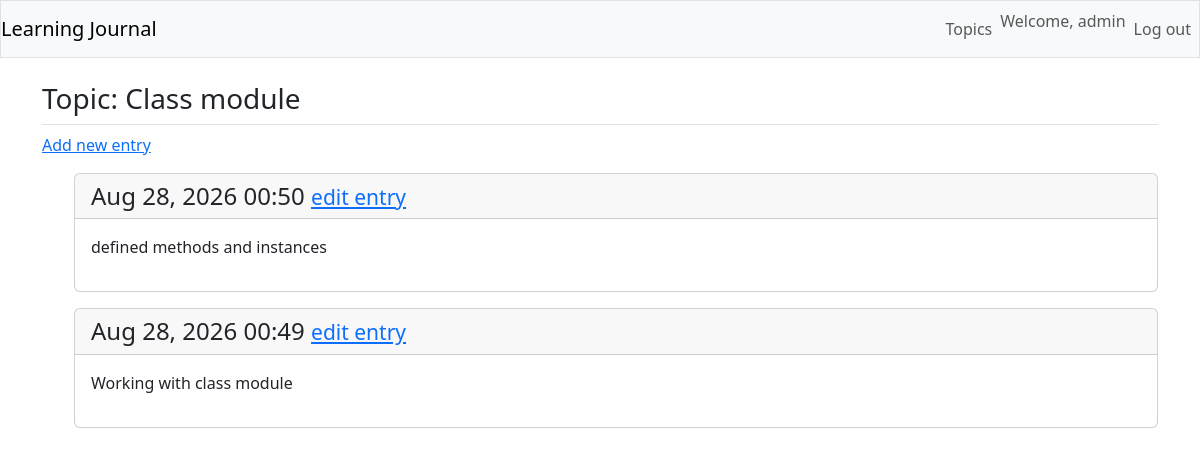
Page /topics/4/ (signed in) on the committed database.
### mypett/models.py (models this page shows, shortened)
class Topic(models.Model):
    text = models.CharField(max_length=200)
    date_added = models.DateTimeField(auto_now_add=True)
    owner = models.ForeignKey(User, on_delete=models.CASCADE)

class Entry(models.Model):
    topic = models.ForeignKey(Topic, on_delete=models.CASCADE)
    text = models.TextField()
    date_added = models.DateTimeField(auto_now_add=True)
    class Meta:
        verbose_name_plural = "entries"

### mypett/views.py (the view)
# urls.py: path("topics/<int:topic_id>/", views.topic, name="topic"),
@login_required
def topic(request, topic_id):
    topic = Topic.objects.get(id=topic_id)
    if topic.owner != request.user:
        raise Http404
    entries = topic.entry_set.order_by("-date_added")
    context = {"topic": topic, "entries": entries}
    return render(request, "mypett/topic.html", context)

### mypett/templates/mypett/topic.html
{% extends "mypett/base.html" %}
{% block page_header %}
<h3>Topic: {{ topic.text }}</h3>
{% endblock page_header %}
{% block content %}
<p>
  <a href="{% url 'mypett:new_entry' topic.id %}">Add new entry</a>
</p>
<ul>
  {% for entry in entries %}
  <div class="card mb-3">
   <h4 class="card-header">
    {{entry.date_added| date:'M d, Y H:i'}}
    <small>
      <a href="{% url 'mypett:edit_entry' entry.id %}">edit entry</a>
    </small>
   </h4>
   <div class="card-body">
     {{ entry.text|linebreaks }}
   </div>
  </div>
   {% empty %}
  <p>There are no entries for this topic yet.</p>
  {% endfor %}
{% endblock content %}

### mypett/templates/mypett/base.html (shortened to what this page needs)
{% load django_bootstrap5 %}
<!DOCTYPE html>
<html lang="en">
  <head>
    {% bootstrap_css %} {% bootstrap_javascript %}
  </head>
  <body>
    <nav class="navbar navbar-expand-md navbar-light bg-light mb-4 border">
      <a class="navbar-brand" href="{% url 'mypett:index' %}">
        Learning Journal
      </a>
      <div class="collapse navbar-collapse" id="navbarCollapse">
        <ul class="navbar-nav ms-auto">
          <li class="nav-item">
            <a class="nav-link" href="{% url 'mypett:topics' %}">Topics</a>
          </li>
        </ul>
        <ul class="navbar-nav ml-auto">
          {% if user.is_authenticated %}
          <li class="nav-item">
            <span class="navbar-text">Welcome, {{user.username}} </span>
          </li>
          <li class="nav-item">
            <form action="{% url 'users:logout' %}" method="post">
              <button class="nav-link btn btn-link" type="submit">
                Log out
              </button>
            </form>
          </li>
          {% endif %}
        </ul>
      </div>
    </nav>
    <main role="main" class="container">
      <div class="pd-2 mb-2 border-bottom">
        {% block page_header %}{% endblock page_header %}
      </div>
      <div>{% block content%} {% endblock content %}</div>
    </main>
  </body>
</html>

### rows in the picture
Topic: text "Class module"
Entry: date_added "Aug 28, 2026 00:50", text "defined methods and instances"
Entry: date_added "Aug 28, 2026 00:49", text "Working with class module"

### other values in the picture
{{ user.username }} "admin"
